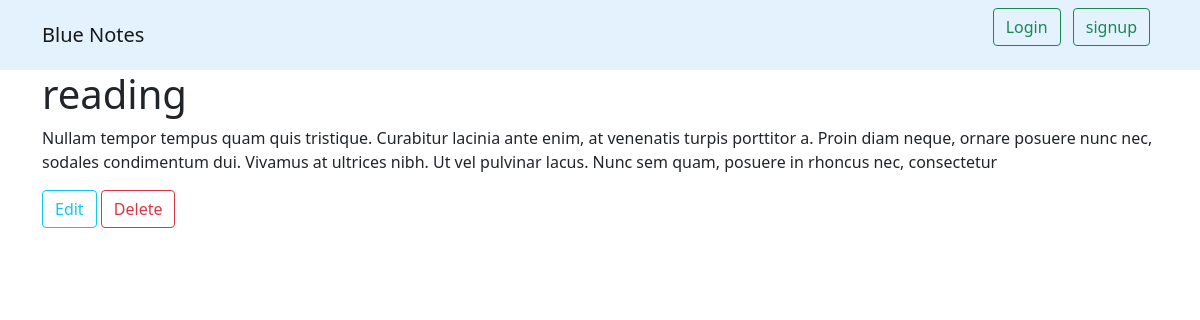
/notes/7/, run on the app's committed database.
### notes/models.py (models this page shows, shortened)
class Notes(models.Model):
    owner = models.OneToOneField(User,on_delete=models.CASCADE,null=True,blank=True)
    title = models.CharField(max_length=200)
    summary = models.TextField(blank=True, null=True)
    created = models.DateTimeField(auto_now_add=True)

### notes/views.py (the view)
# urls.py: path('notes/<str:pk>/',notes_content,name='content'),
def notes_content(request,pk):
    note = Notes.objects.get(id=pk)
    context = {'note':note}
    return render(request,'notes.html',context)

### notes/templates/notes.html
{% extends 'base.html' %}
{% block content %}
<div class="container-md">
	<h1>{{note.title}}</h1>
	<div class="jumbotron jumbotron-fluid">
		<p>{{note.summary}}</p>
		<a href="{% url 'update' note.id %}"><button type="button" class="btn btn-outline-info">Edit</button></a>
		<a href="{% url 'delete' note.id %}"><button type="button" class="btn btn-outline-danger">Delete</button></a>
	</div>
</div>
{% endblock %}

### notes/templates/base.html (shortened to what this page needs)
<!doctype html>
<html lang="en">
<head>
    <link href="https://cdn.jsdelivr.net/npm/bootstrap@5.0.2/dist/css/bootstrap.min.css" rel="stylesheet">
</head>
<body>
    <header>
        <nav class="navbar navbar-light" style="background-color: #e3f2fd;">
            <div class="container-md">
                <a class="navbar-brand" href="{% url 'index' %}">Blue Notes</a>
                <ul>
                    {% if user.is_authenticated %}
                    <a href="{% url 'logout' %}"><button class="btn btn-outline-success me-2" type="button">Logout</button></a>
                    {% else %}
                    <a href="{% url 'signin' %}"><button class="btn btn-outline-success me-2" type="button">Login</button></a>
                    <a href="{% url 'signup' %}"><button class="btn btn-outline-success me-2" type="button">signup</button></a>
                    {% endif %}
                </ul>
            </div>
        </nav>
    </header>
{% block content %}
{% endblock %}
</body>
</html>

### data on the page
Notes: title "reading", summary "Nullam tempor tempus quam quis tristique. Curabitur lacinia ante enim, at venenatis turpis porttitor a. Proin diam neque, ornare posuere nunc nec, sodales condimentum dui. Vivamus at ultrices nibh. Ut vel pulvinar lacus. Nunc sem quam, posuere in rhoncus nec, consectetur"
